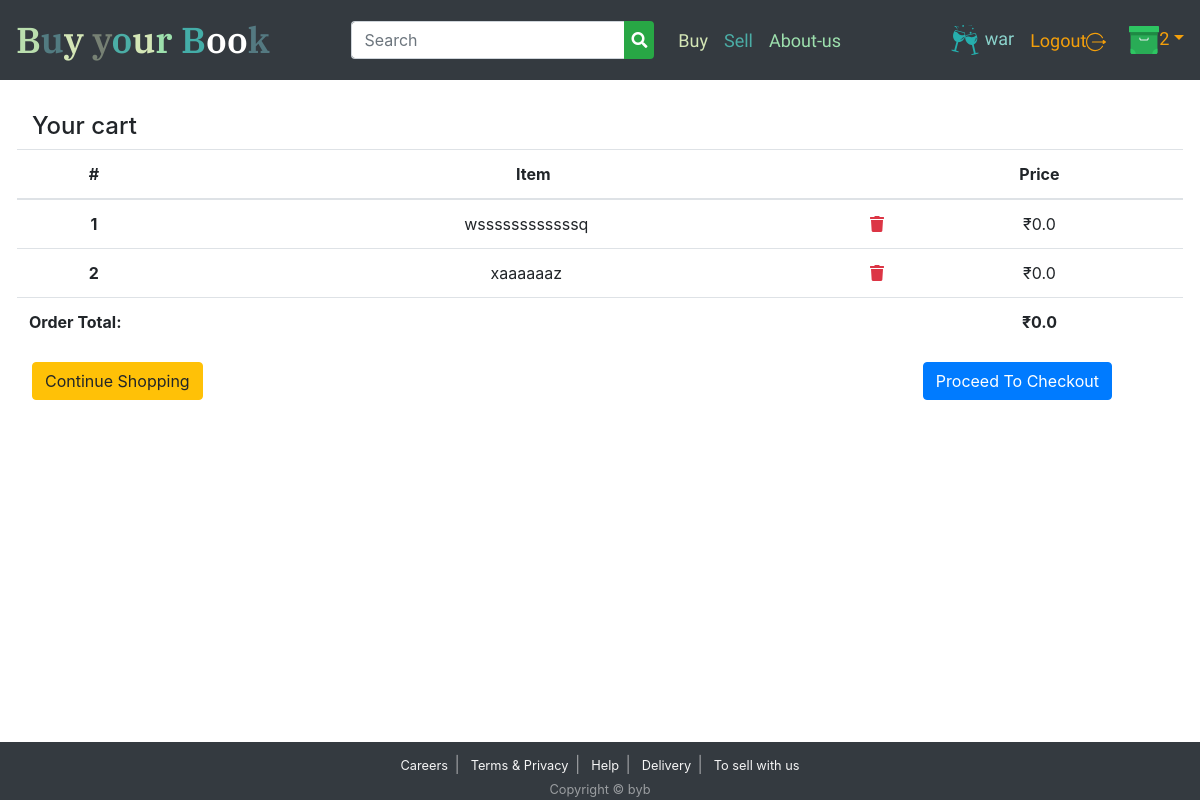
The app's page /cart/ (signed in) with its own data.
### cart/models.py (models this page shows, shortened)
class OrderItem(models.Model):
    user = models.ForeignKey(settings.AUTH_USER_MODEL,
                             on_delete=models.CASCADE,null=True )
    is_ordered = models.BooleanField(default=False)
    added_date = models.DateTimeField(default=now, blank=True)
    product = models.ForeignKey(Product, on_delete=models.CASCADE, null=True)

class Order(models.Model):
    user = models.ForeignKey(settings.AUTH_USER_MODEL,on_delete=models.CASCADE, null=True)
    ref_code = models.CharField(max_length=20, null=True)
    items = models.ManyToManyField(OrderItem)
    ordered_date = models.DateTimeField(null=True)
    is_ordered = models.BooleanField(default=False)
    shipping_address = models.CharField(max_length=1000, null=True)
    total_price = models.PositiveIntegerField(editable=False,default = 0)
    payment_received = models.BooleanField(default=False)
    def get_cart_items(self):
        return self.items.all()
    def get_cart_total(self):
        try:
            return sum([item.product.price for item in self.items.all()])
        except KeyError:
            return 0

### product/models.py (models this page shows, shortened)
class Product(models.Model):
    image_url = models.CharField(max_length=2000)
    image_url1 = models.CharField(max_length=2000, blank=True, null=True)
    image_url2= models.CharField(max_length=2000, blank=True, null=True)
    price = models.FloatField()
    price_toshow = models.FloatField(null=True, blank=True)
    stock = models.IntegerField()
    book_name = models.CharField(max_length=255)
    status_new = models.BooleanField(default=True)
    year_of_book = models.SmallIntegerField( choices=year_choices, default=current_year)
    semester = models.CharField(choices=sem_choice, default='I',max_length=11)
    branch = models.ForeignKey(branch, on_delete=models.CASCADE)
    description = models.CharField(max_length=1000, null=True, blank=True)

### cart/views.py (the view)
# urls.py: path('', views.order_summary, name='yo'),
@login_required()
def order_summary(request, **kwargs):
    try:
        context = {
            'order': Order.objects.get(user=request.user, is_ordered=False),
        }
    except ObjectDoesNotExist:
        context={
            'order':Order.objects.filter(user=request.user, is_ordered=False),
        }
    return render(request, 'cart/order_summary.html', context)

### cart/context_processors.py (called while the page is built)
def number_of_item_in_cart(request):
    if request.user.is_authenticated:
        return {
            'items_inCart':OrderItem.objects.filter(user=request.user, is_ordered=False).count(),}
    else:
        return {'items_inCart':0,}

### templates/cart/order_summary.html (shortened to what this page needs)
 {% extends "base.html" %}
{% block content %}
 <div class="container-fluid jumbotron bg-white">
<h4>Your cart</h4>
   <div class="row">
    <table class="table table-hover text-center">
    <thead>
      <tr >
        <th scope="col">#</th>
        <th scope="col">Item</th>
        <th scope="col">Price</th>
      </tr>
      </thead>
      <tbody>
      {% for item in order.get_cart_items %}
        <tr>
          <th scope="row">{{ forloop.counter }}</th>
          <td>
            {{ item.product.book_name }}
            <span class="pull-right">
              <a href="{% url 'cart:delete_item' item.id %}" data-balloon="remove this item from cart" class="text-danger" onclick="return confirm_delete();">
                <i class="fas fa-trash"></i>
              </a>
            </span>
          </td>
          <td>&#x20B9;{{ item.product.price }}</td>
        </tr>
      {% empty %}
        <tr>
          <td colspan= 3> You have not added any items yet.</td>
        </tr>
      {% endfor %}
      <tr>
        {% if order.get_cart_total != None %}
        <td colspan=2 >
          <strong class="float-left">Order Total:</strong>
        </td>
        <td class="text-center">
          <strong class="">&#x20B9;{{ order.get_cart_total }}</strong>
        </td>
        {% endif %}
      </tr>
      </tbody>
    </table>
        <div class="row container">
          <div class="col-12 col-sm-6">
          <a href="{% url 'product:products' %}" class="btn btn-warning">
            {% if order %}Continue Shopping{% else %}Add Items to Cart {% endif %}
          </a>
          </div>
          <div class="col-12 col-sm-6" id="proceed">
          {% if order.get_cart_items %}
            <a href="{% url 'cart:checkout' %}" class="float-right btn btn-primary">Proceed To Checkout</a>
          {% endif %}
    </div>
        </div>
   </div>
 </div>
{% endblock %}

### templates/base.html (shortened to what this page needs)
<!DOCTYPE html>
{% load static %}
      <head>
          <link rel="stylesheet" href=" {% static 'css/bootstrap/bootstrap.min.css' %}">
          <link rel="stylesheet" href="https://cdnjs.cloudflare.com/ajax/libs/font-awesome/4.7.0/css/font-awesome.min.css">
          <link rel="stylesheet" href="https://use.fontawesome.com/releases/v5.6.3/css/all.css"/>
          <link rel="stylesheet"  type="text/css"  href="{% static  'css/base.css' %}"/>
      </head>
      <body>
      <div role="navigation" >
              <nav class="navbar navbar-expand-lg navbar-dark bg-dark fixed-top">
                  <a class="navbar-brand" id="logotext" href="{% url 'theFirst:index' %}"><span style="color: #badeae">B</span><span style="color: #527b81">u</span><span style="color:#d4e6b6 ">y</span> <span style="color:#778174">y</span><span style="color:#4bada6 ">o</span><span style="color: #d4e6b6">u</span><span style="color: #9de0ad">r</span> <span style="color: #44ada8"> B</span>oo<span style="color:#547981">k</span></a>
                  <form class="form-inline ml-auto my-2 my-lg-0" role="search", method="GET" action="{% url 'product:search_result' %}">
                      <input class="form-control mr-sm-2"  id="searchBox" name="searchBox"  placeholder="Search" aria-label="Search">
                      <button id="searchBtn" class="btn btn-outline-success search-button  my-1 my-sm-0" type="submit"><i class="fa fa-search" style="color: white"></i></button>
                        </form>
                        <div class="collapse navbar-collapse" id="navbarTogglerDemo02">
                            <ul class=" nav navbar-nav  mr-auto mt-2 mt-lg-0" style="margin-left: 3%" >
                              <li class="nav-item active nav-item dropdown" >
                                  <a class="nav-link " href="{% url 'product:products' %}" id="navbarDropdownBuyLink" role="button"  style="color: #d4e6b6">Buy<span class="sr-only">(current)</span></a>
                                  </li>
                                  <li class="nav-item active">
                                      <a class="nav-link active" href="{% url 'sellform' %}" title="hey!  You can sell old books too" style="color: #4bada6">Sell</a>
                                      </li>
                                  <li class="nav-item">
                                      <a class="nav-link active" href="{% url 'theFirst:aboutUs' %}" style="color:#9de0ad">About-us</a>
                                      </li>
                                    </ul>
                                    <ul class="nav navbar-nav navbar-right mt-2 mt-lg-0">
                                      {% if user.is_authenticated %}
                                        <li class="nav-item active" style="margin: auto"><a href="{% url 'users:profile' %}" style="  color: rgb(139, 211, 204); margin:8px"><span><img src="{% static 'images/cheers.svg' %}" height="30px" width="30px" alt=""> </span>{{user.get_username}}</a></li>
                                          <li class="nav-item active" style="margin: auto"><a href="{% url 'users:logout' %}" style="color: #F49F0A; ; margin: 8px">Logout<span><img src="{% static 'images/logout.svg' %}" height="20px" width="20px" alt=""></span></a></li>
                                          {% endif %}
                                          <li class="nav-item active" style="margin: auto"><a href="{% url 'cart:yo' %}" style="text-decoration: none; margin-left: 15px; color:#F49F0A" class="dropdown-toggle" role="button"><img src="{% static 'images/cart.svg' %}" alt="" width="30px" height="30px"><span id="itemlen">{{items_inCart}}</span></a></li>
                                          </ul>
                                    </div>
                      </nav>
          </div>
          {% block content %} {% endblock content %}
          <footer id="myfooter" class="bg-dark text-white-50 footer">
          <div class="container text-center">
            <div id="links">
                  <small><a href="{% url 'theFirst:career' %}">Careers</a></small><span>|</span>
                  <small><a href="{% url 'theFirst:privacy' %}">Terms & Privacy</a></small><span>|</span>
                  <small><a href="{% url 'theFirst:help' %}">Help</a></small><span>|</span>
                  <small><a href="">Delivery</a></small><span>|</span>
                  <small><a href="">To sell with us</a></small>
           </div>
            </div>
              <div class="container text-center">
                <small id="copyright">Copyright &copy; byb</small>
              </div>
            </footer>
  </body>
  </html>

### static/css/base.css (style rules this page uses)
#logotext { font-family: 'IBM Plex Serif', serif; font-size: 4.5vmin; font-weight: 600; font-style: italic bold; margin-right: 7%; }
#searchBox { margin-right: 0px !important; border-right: 0px; border-bottom-right-radius: 0px; border-top-right-radius: 0px; }
#navbarTogglerDemo02 ul>li { font-family: 'Merienda', cursive; font-style: bold; }
@media screen and (min-width: 900px) { #navbarTogglerDemo02 a { font-size: 18px; font-weight: 400; } }
@media screen and (min-width: 579px) { .search-button { padding-left: 0px; border-bottom:1px; border-top:1px; border-right: 1px; margin:0px; border-left: 0px; background-color: #28a745; padding:7px; border-top-left-radius: 0px; border-bottom-left-radius: 0px; } }
#myfooter a { color:whitesmoke; margin: .5em; }

### templates/cart/order_summary.html (style rules this page uses)
.footer { position: fixed; left: 0; bottom: 0; width: 100%; padding-top:10px; }
@media screen and (min-width: 901px) { body { padding-top:4%; } }

### records on screen
OrderItem: product.book_name "wssssssssssssq", product.price "0.0"
OrderItem: product.book_name "xaaaaaaz", product.price "0.0"
Order: get_cart_total "0.0"

### other values on screen
{{ user.get_username }} "war"
{{ items_inCart }} "2"
